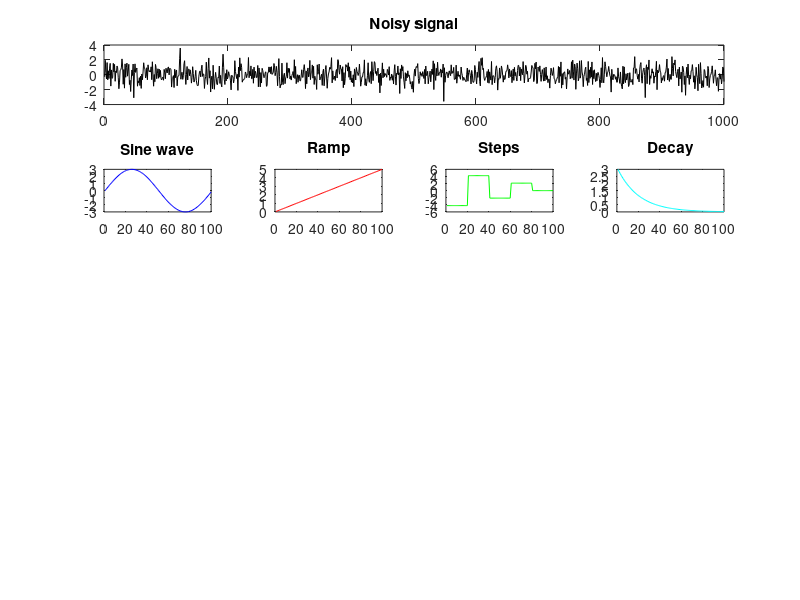

Write MATLAB code to recreate this figure. (Note: this script raises an error after producing the figure.)
% Parameters
fs = 100;  % Sampling frequency (Hz)
T = 1000;      % Duration (seconds)
t = 0:1/fs:T-1/fs;  % Time vector
f = 1;     % Frequency of sine wave (Hz)
A = 3;      % Amplitude of sine wave
noise_level = 0.5;  % Standard deviation of noise

% Generate a 1-s sine wave
tt = 0:1/fs:1-1/fs;
sine_wave = A * sin(2 * pi * f * tt);

% Generate a 1-s ramp
ramp = (1:fs)/20;


rng(108);

% Generate a random step sequence
steps = repelem(randperm(5),20);
steps = 3*zscore(steps);

decay = 3*exp(-0.05*(0:99));



noisy_signal = randn(1,T);
figure, 

subplot(5,4,1:4), plot(noisy_signal,'k'), title('Noisy signal')
subplot(5,4,5), plot(sine_wave, 'b'), title('Sine wave')
subplot(5,4,6), plot(ramp,'r'), title('Ramp')
subplot(5,4,7), plot(steps, 'g'), title('Steps')
subplot(5,4,8), plot(decay, 'c'), title('Decay')

sin_idx = randperm(T, 3);
ramp_idx = randperm(T, 3);
step_idx = randperm(T, 3);
decay_idx = randperm(T,3);


% Add Gaussian noise
noisy_signal = addin(noisy_signal, sine_wave, sin_idx);
noisy_signal = addin(noisy_signal, ramp, ramp_idx);
noisy_signal = addin(noisy_signal, steps, step_idx);
noisy_signal = addin(noisy_signal, decay, decay_idx);

subplot(5,4,9:12), plot(noisy_signal, 'k')
hold on, vline(sin_idx, 'b-')
vline(ramp_idx, 'r-')
vline(step_idx, 'g-')
vline(decay_idx, 'c-')

%%
  % ridge here
disp('Building design matrix')
opts.frameRate = fs;
opts.sPostTime=round(fs*1)-1;
opts.framesPerTrial = T; % nr. of frames per trial
opts.folds = 10; %nr of folds for cross-validation

regressor_mat = zeros(T,4);
regressor_mat(ramp_idx,1) = 1;
regressor_mat(sin_idx,2) = 1;
regressor_mat(step_idx,3) = 1;
regressor_mat(decay_idx,4) = 1;
% Full-Trial events:    new_trial
% Peri-Stimulus events: 
[dMat, regIdx] = makeDesignMatrix(regressor_mat, [2, 2, 2, 2], opts);
regLabels = {'Ramp', 'Sine', 'Steps', 'Decay'}; %some movement variables
%             [dMat, regIdx] = makeDesignMatrix(regressor_mat, [3, 3, 1], opts);
%             regLabels = {'Movment', 'Lick', 'Trial'}; %some movement variables
fullR = dMat;

disp('Running ridge regression with 10-fold cross-validation')
[Vfull, fullBeta, ~, fullIdx, fullRidge, fullLabels] = crossValModel(fullR, noisy_signal, regLabels, regIdx, regLabels, opts.folds);
%             save([fPath 'cvFull.mat'], 'Vfull', 'fullBeta', 'fullR', 'fullIdx', 'fullRidge', 'fullLabels', '-v7.3'); %save some results


%%

sine_avg = get_avg(noisy_signal, sin_idx, 100);
ramp_avg = get_avg(noisy_signal, ramp_idx, 100);
steps_avg = get_avg(noisy_signal, step_idx, 100);
decay_avg = get_avg(noisy_signal, decay_idx, 100);


betas = mean(catcell(2, fullBeta),2);


subplot(5,4,13:16), plot(noisy_signal, 'k', 'LineWidth', 1), hold on, plot(Vfull), title('Model reconstructions')
subplot(5,4,17), plot(sine_wave, 'k', 'LineWidth', 1), hold on, plot(betas(101:200)), plot(sine_avg), 
subplot(5,4,18), plot(ramp, 'k', 'LineWidth', 1), hold on, plot(betas(1:100)), plot(ramp_avg),
subplot(5,4,19), plot(steps, 'k', 'LineWidth', 1), hold on, plot(betas(201:300)), plot(steps_avg), 
subplot(5,4,20), plot(decay, 'k', 'LineWidth', 1), hold on, plot(betas(301:400)), plot(decay_avg), 





%%

function avg = get_avg(signal, idx, len)
avg = nan(length(idx), len);
T = length(signal);
for i = 1:length(idx)
    if idx(i) > T-len
        disp(idx(i))
        avg(i, 1:T-idx(i)+1) = signal(idx(i):T);
    else
        avg(i,:) = signal(idx(i):idx(i)+99);
    end
end
avg = mean(avg, 'omitnan');
end


function new_signal = addin(old_signal, func, idx)
T = length(old_signal);
for i = 1:length(idx)
    if idx(i) > T-100
        old_signal(idx(i):end) = old_signal(idx(i):end) + func(1:T-idx(i)+1);
    else
        old_signal(idx(i):idx(i)+99) = old_signal(idx(i):idx(i)+99) + func;
    end 
end
new_signal = old_signal;
end

